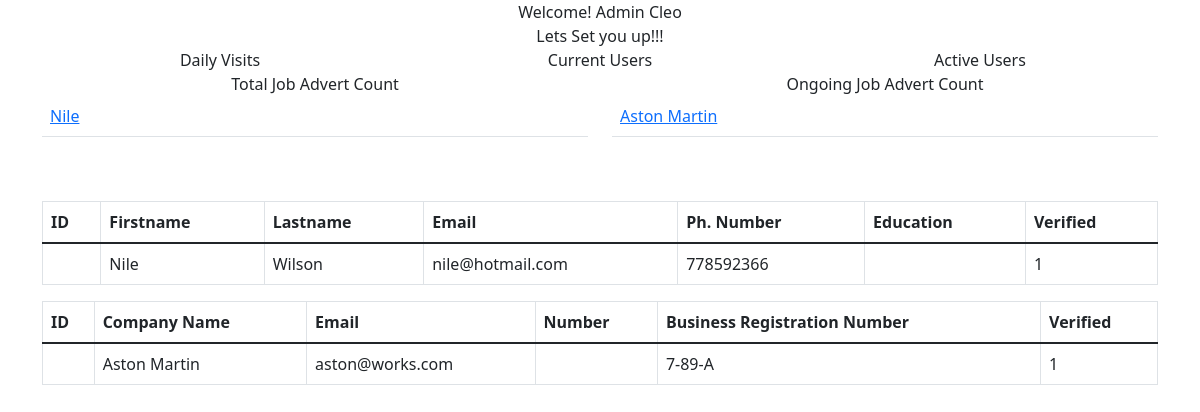
The page /admin-profile.php on the database its author committed.
### tables this page shows
CREATE TABLE `applicants` (
  `App_ID` int(255) NOT NULL,
  `Firstname` varchar(255) NOT NULL,
  `Lastname` varchar(255) NOT NULL,
  `password` varchar(100) NOT NULL,
  `Email` varchar(120) NOT NULL,
  `Contact_No` int(10) NOT NULL,
  `Eductaion` varchar(255) NOT NULL,
  `created_at` datetime DEFAULT current_timestamp(),
  `Verified` tinyint(1) DEFAULT NULL,
  `profile_picture` varchar(255) DEFAULT NULL,
  `City` varchar(200) DEFAULT NULL,
  `Province` varchar(100) DEFAULT NULL,
  `About_me` varchar(255) DEFAULT NULL,
  `Graduated` varchar(255) DEFAULT NULL
);

CREATE TABLE `employers` (
  `Emp_ID` int(255) NOT NULL,
  `com_name` varchar(255) NOT NULL,
  `com_email` varchar(120) NOT NULL,
  `com_password` varchar(120) NOT NULL,
  `com_bsn` varchar(255) NOT NULL,
  `com_tel` int(10) DEFAULT NULL,
  `created_at` datetime DEFAULT current_timestamp(),
  `Verified` tinyint(1) DEFAULT NULL,
  `com_logo` varchar(255) DEFAULT NULL,
  `company_picture` varchar(200) DEFAULT NULL,
  `HR_Admin` varchar(255) DEFAULT NULL,
  `com_desc` varchar(255) DEFAULT NULL,
  `com_size` int(255) DEFAULT NULL,
  `com_type` varchar(255) DEFAULT NULL,
  `com_head` varchar(255) DEFAULT NULL,
  `founded` int(255) DEFAULT NULL,
  `vision` varchar(255) DEFAULT NULL,
  `mission` varchar(255) DEFAULT NULL,
  `hr_position` varchar(255) DEFAULT NULL,
  `hr_mail` varchar(255) DEFAULT NULL,
  `hr_picutre` varchar(255) DEFAULT NULL
);

### admin-profile.php (the view, shortened to what this page needs)
<?php
    require_once 'config.php';
?>
<!DOCTYPE html>
<html lang="en">
<head>
    <link href="https://cdn.jsdelivr.net/npm/bootstrap@5.1.3/dist/css/bootstrap.min.css" rel="stylesheet">
    <link rel="stylesheet" href="css/style.css">
</head>
<body>
    <div class="container my-container">
        <div class="row my-row align-items-center">
            <div class="col d-flex justify-content-center">
                Welcome! Admin Cleo
            </div>
        </div>
        <div class="row my-row align-items-center">
            <div class="col d-flex justify-content-center">
                Lets Set you up!!!
            </div>
        </div>
    </div>
    <div class="container stat-board">
        <div class="row">
            <div class="col d-flex justify-content-center my-col">
                Daily Visits
            </div>
            <div class="col d-flex justify-content-center my-col">
                Current Users
            </div>
            <div class="col d-flex justify-content-center my-col">
                Active Users
            </div>
        </div>
        <div class="row justify-content-around">
            <div class="col d-flex justify-content-center my-col">
                Total Job Advert Count
            </div>
            <div class="col d-flex justify-content-center my-col">
                Ongoing Job Advert Count
            </div>
        </div>
    </div>
    <?php
        $sql_app = "SELECT * FROM applicants";
        $result_app = mysqli_query($db_server, $sql_app);
    ?>
    <div class="container">
        <div class="row">
            <div class="col dis-col">
                <table class="table table-hover">
                    <tbody>
                        <?php if (mysqli_num_rows($result_app) > 0) { while ($row = mysqli_fetch_assoc($result_app)) { ?>
                        <tr>
                            <td><a href="#" data-toggle="modal" data-target="#showModalApp"><?php echo $row['Firstname']; ?></a></td>
                            <td><?php echo $row['id'];?></td>
                        </tr>
                        <?php } } ?>
                    </tbody>
                </table>
            </div>
                <?php
                    $sql_emp = "SELECT * FROM employers";
                    $result_emp = mysqli_query($db_server, $sql_emp);
                ?>
            <div class="col dis-col">
            <table class="table table-hover">
                    <tbody>
                        <?php if (mysqli_num_rows($result_emp) > 0) { while ($row = mysqli_fetch_assoc($result_emp)) { ?>
                        <tr>
                            <td><a href="#" data-toggle="modal" data-target="#showModalEmp"><?php echo $row['com_name']; ?></a></td>
                            <td><?php echo $row['id'];?></td>
                        </tr>
                        <?php } } ?>
                    </tbody>
                </table>
            </div>
        </div>
    </div>
    <br> <br>
        <?php
            $sql_app = "SELECT * FROM applicants";
            $result_app = mysqli_query($db_server, $sql_app);
        ?>
    <div class="container">
        <div class="table-responsive">
            <table class="table table-bordered">
                <thead>
                    <th>ID</th>
                    <th>Firstname</th>
                    <th>Lastname</th>
                    <th>Email</th>
                    <th>Ph. Number</th>
                    <th>Education</th>
                    <th>Verified</th>
                </thead>
                <tbody>
                    <?php if (mysqli_num_rows($result_app) > 0) { while ($row = mysqli_fetch_assoc($result_app)) { ?>
                        <tr>
                            <td><?php echo $row['id'];?></td>
                            <td><?php echo $row['Firstname'];?></td>
                            <td><?php echo $row['Lastname'];?></td>
                            <td><?php echo $row['Email'];?></td>
                            <td><?php echo $row['Contact_No'];?></td>
                            <td><?php echo $row['Eductaion'];?></td>
                            <td><?php echo $row['Verified'];?></td>
                        </tr>
                    <?php } } ?>
                </tbody>
            </table>
        </div>
    </div>
    <?php
        $sql_emp = "SELECT * FROM employers";
        $result_emp = mysqli_query($db_server, $sql_emp);
    ?>
    <div class="container">
        <div class="table-responsive">
            <table class="table table-bordered">
                <thead>
                    <th>ID</th>
                    <th>Company Name</th>
                    <th>Email</th>
                    <th>Number</th>
                    <th>Business Registration Number</th>
                    <th>Verified</th>
                </thead>
                <tbody>
                    <?php if (mysqli_num_rows($result_emp) > 0) { while ($row = mysqli_fetch_assoc($result_emp)) { ?>
                        <tr>
                            <td><?php echo $row['id'];?></td>
                            <td><?php echo $row['com_name'];?></td>
                            <td><?php echo $row['com_email'];?></td>
                            <td><?php echo $row['com_number'];?></td>
                            <td><?php echo $row['com_bsn'];?></td>
                            <td><?php echo $row['Verified'];?></td>
                        </tr>
                    <?php } } ?>
                </tbody>
            </table>
        </div>
    </div>
</body>
</html>

### css/style.css (style rules this page uses)
:root { --lightblue: #3CBCC3; --white: #F7F4E9; --red: #E40C2B; --blue: #1D1D2C; --green: #438945; --yellow: #EBA63F; --grey: #ced6e0; }

### rows shown on the page
applicants: Firstname "Nile", Lastname "Wilson", Email "nile@hotmail.com", Contact_No "778592366", Verified "1"
employers: com_name "Aston Martin", com_email "aston@works.com", com_bsn "7-89-A", Verified "1"
